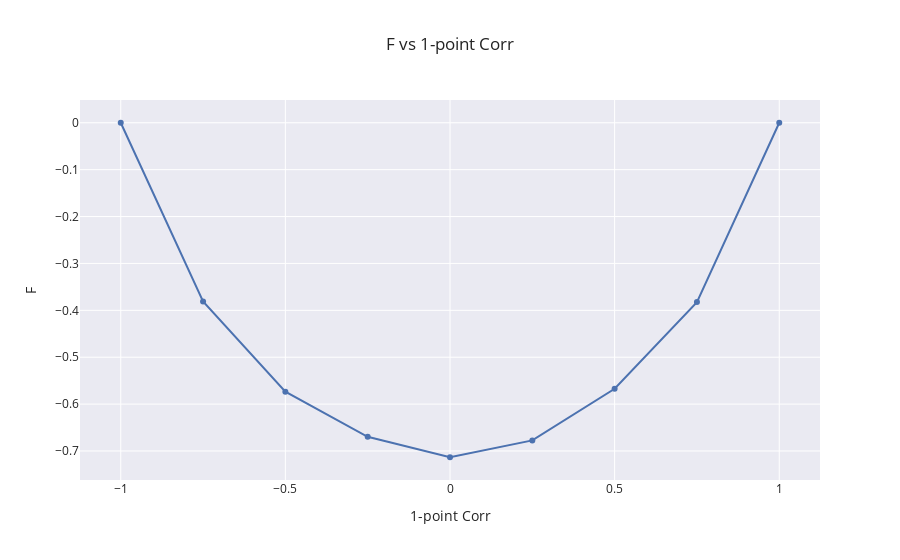

Notebook source saved alongside this figure:
### Code cell
fig = go.Figure()

for T in results_uniform['T'].unique():
    fig.add_trace(go.Scatter(x = results_uniform[results_uniform['T'] == T]['1-point_corr'],
                             y = results_uniform[results_uniform['T'] == T]['F'],
                             mode='markers+lines',
                             name=f'T = {T}',
                            )
                 )

fig.update_layout(
    title="F vs 1-point Corr",
    xaxis_title="1-point Corr",
    yaxis_title="F",
    legend_title="Temperature",
    template='seaborn'
)
#fig.update_traces(texttemplate='%{text:.2s}', textposition='top center')
fig.show()

### Figure 1 — Plotly figure (JSON) as saved in the notebook; plotly's stock layout.template omitted (floating-point values rounded to 4 significant figures)
{"data": [{"mode": "markers+lines", "name": "T = 3000", "type": "scatter", "x": [-1, -0.75, -0.5, -0.25, 0, 0.25, 0.5, 0.75, 1], "y": [-3.235e-07, -0.3812, -0.5736, -0.6697, -0.7133, -0.6774, -0.5672, -0.3824, -1.42e-06]}], "layout": {"legend": {"title": {"text": "Temperature"}}, "title": {"text": "F vs 1-point Corr"}, "xaxis": {"title": {"text": "1-point Corr"}}, "yaxis": {"title": {"text": "F"}}}}
